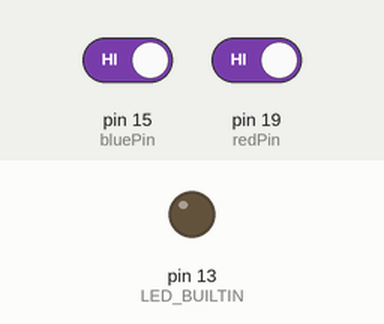
Simulated run of this sketch. Board: Arduino Uno, built with avr-gcc and run on an emulated ATmega328P. Shown: output pins drawn as LEDs (lit = HIGH). The test bench sets the inputs (shaded band); at power-on: pin 15 (bluePin) HIGH, pin 19 (redPin) HIGH. What the sketch prints to the serial monitor is not drawn.

Above: at 1.2 s.
1.3 s: pin 15 (bluePin) driven LOW
At 2.2 s:
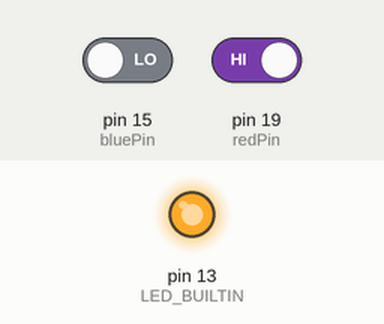
2.8 s: pin 15 (bluePin) driven HIGH
At 3.4 s:
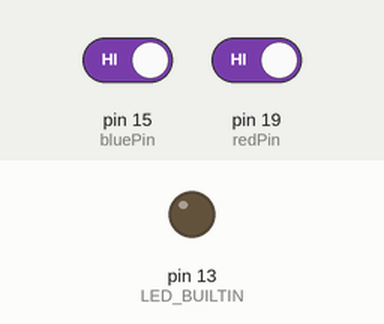
4.3 s: pin 19 (redPin) driven LOW
At 4.6 s:
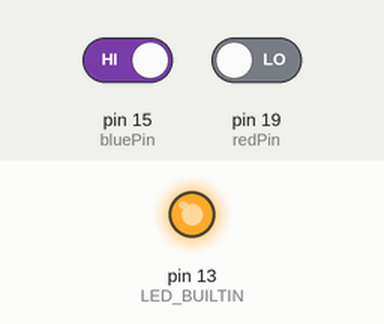
6.0 s: pin 19 (redPin) driven HIGH
At 7.1 s:
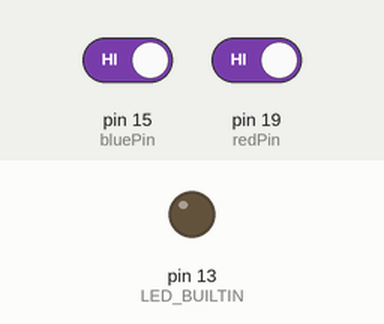
Timing chart, 0 to 8.5 s (numbered marks = the images above; inputs shaded):
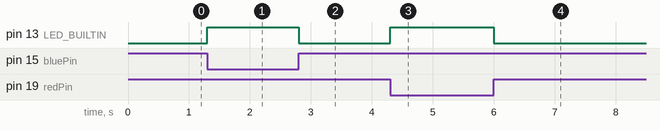

The sketch:

IR_ball_detection.ino
```cpp
const int bluePin = 15;
const int redPin = 19;

const int sample_rate = 10; //Hz

int val_blue = 0;
int val_red = 0;

void setup() {
    Serial.begin(9600);
    pinMode(bluePin, INPUT);
    pinMode(redPin, INPUT);
    pinMode(LED_BUILTIN, OUTPUT);
}


void loop() {

  val_blue = !digitalRead(bluePin);
  val_red = !digitalRead(redPin);
  digitalWrite(LED_BUILTIN, max(val_red, val_blue));

   if (val_blue == HIGH){
     Serial.print('b');
   } else if (val_red == HIGH) {
     Serial.print('r');
   } else {
     Serial.print(0);
   }
  delay(1000/sample_rate);
}
```

Measured:
- after the input at 1.3 s, pin 13 (LED_BUILTIN): LOW → HIGH at once
- after the input at 2.8 s, pin 13 (LED_BUILTIN): HIGH → LOW at once
- after the input at 4.3 s, pin 13 (LED_BUILTIN): LOW → HIGH at once
- after the input at 6.0 s, pin 13 (LED_BUILTIN): HIGH → LOW at once
